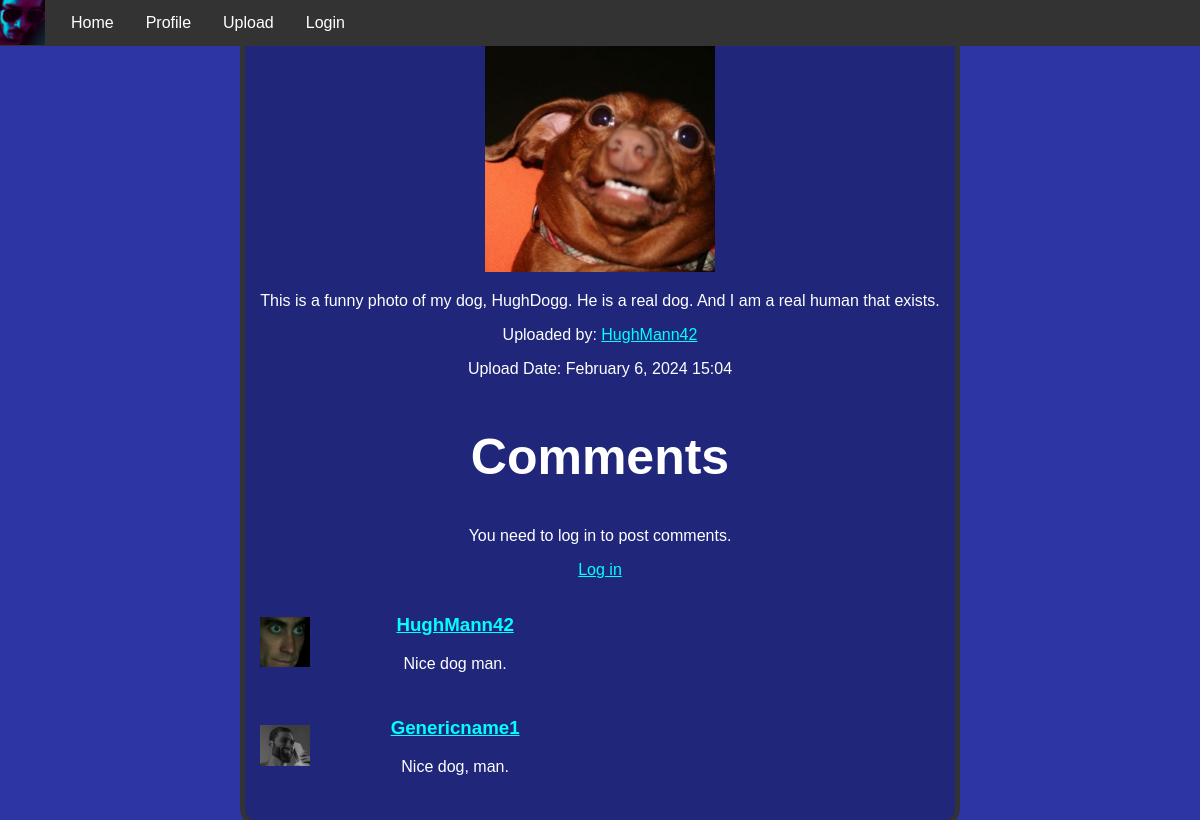
Page /submission/7/ on the committed database.
### PhotoApp/models.py (models this page shows)
class ImageSubmission(models.Model):
    user = models.ForeignKey(UserProfile, on_delete=models.CASCADE)
    image = models.ImageField(upload_to='image_submissions/')
    creation_date = models.DateTimeField(auto_now_add=True)
    description = models.TextField()

class UserProfile(models.Model):
    user = models.OneToOneField(User, on_delete=models.CASCADE)
    profile_image = models.ImageField(upload_to='profile_images/', blank=True, default="images/defaultimg.png")
    creation_date = models.DateTimeField(auto_now_add=True)
    short_description = models.TextField(max_length=255)
    social_links = models.TextField(blank=True)

class Comment(models.Model):
    user = models.ForeignKey(UserProfile, on_delete=models.CASCADE)
    image_submission = models.ForeignKey(ImageSubmission, on_delete=models.CASCADE)
    date = models.DateTimeField(auto_now_add=True)
    text = models.TextField()

### PhotoApp/views.py (the view)
# urls.py: path('submission/<int:submission_id>/', image_submission_detail_view, name='image_submission_detail'),
def image_submission_detail_view(request, submission_id):
    image_submission = get_object_or_404(ImageSubmission, id=submission_id)
    image_comments = Comment.objects.filter(image_submission=image_submission)
    if request.method == 'POST':
        form = CommentForm(request.POST)
        if form.is_valid():
            if request.user.is_authenticated:
                comment = form.save(commit=False)
                comment.user = request.user.userprofile
                comment.image_submission = image_submission
                comment.save()
                return redirect('image_submission_detail', submission_id=submission_id)
    else:
        form = CommentForm()
    context = {
        'image_submission': image_submission,
        'image_comments': image_comments,
        'form': form,
    }
    return render(request, 'PhotoApp/submissiondetail.html', context)

### PhotoApp/templates/PhotoApp/submissiondetail.html (shortened to what this page needs)
{% extends 'PhotoApp/base.html' %}
{% block content %}
    <div class="center-content">
        <img class ="submission-image" src="{{ image_submission.image.url }}" alt="{{ image_submission.description }}">
        <p>{{ image_submission.description }}</p>
        <p>Uploaded by: <a href="{% url 'detail_profile' image_submission.user.user %}">{{ image_submission.user.user }}</a></p>
        <p>Upload Date: {{ image_submission.creation_date|date:"F j, Y H:i" }}</p>
    </div>
    <div class="center-content">
        <h2 style="padding: 0px; font-size: 50px">Comments</h2>
        {% if user.is_authenticated %}
            <form method="post">
                {% csrf_token %}
                {{ form.as_p }}
                <button type="submit">Post Comment</button>
              </form>
        {% else %}
            <p>You need to log in to post comments.</p>
            <p><a style="color: cyan;" href="{% url 'login_view' %}">Log in</a></p>
        {% endif %}
        <ul class="comment-list">
            {% for comment in image_comments %}
                <li class="comment-item">
                    <div class="comment-content">
                        <img class="profile-icon" src="{{ comment.user.profile_image.url }}">
                        <div class="comment-text">
                            <h3><a href="{% url 'detail_profile' comment.user.user %}">{{ comment.user.user.username }}</a></h3>
                            <p>{{ comment.text }}</p>
                        </div>
                    </div>
                </li>
            {% endfor %}
        </ul>
    </div>
{% endblock %}

### PhotoApp/templates/PhotoApp/base.html (style rules this page uses)
ul { list-style: none; padding: 0; }
body { background-color: #2D34A3; color: white; font-family: Arial, sans-serif; display: flex; flex-direction: column; align-items: center; justify-content: center; height: 100vh; margin: 0; }
div { min-width: 50%; background-color: #20267a; border-radius: 20px; }
h1, h2 { font-weight: bold; }
a:link:not(nav a) { color: cyan; }
.submission-image { object-fit: cover; width: 230px; height: 230px; }
.center-content { text-align: center; margin-top: 50px; }
.comment-list { list-style-type: none; }
.comment-item { display: flex; align-items: center; margin-bottom: 10px; }
.comment-content { display: flex; align-items: center; }
.profile-icon { width: 50px; height: auto; margin-right: 0px; }
.comment-text { flex-grow: 1; }

### rows in the picture
ImageSubmission: image (picture), description "This is a funny photo of my dog, HughDogg. He is a real dog. And I am a real human that exists.", user.user "HughMann42", creation_date "February 6, 2024 15:04"
Comment: user.profile_image (picture), user.user.username "HughMann42", text "Nice dog man."
Comment: user.profile_image (picture), user.user.username "Genericname1", text "Nice dog, man."
